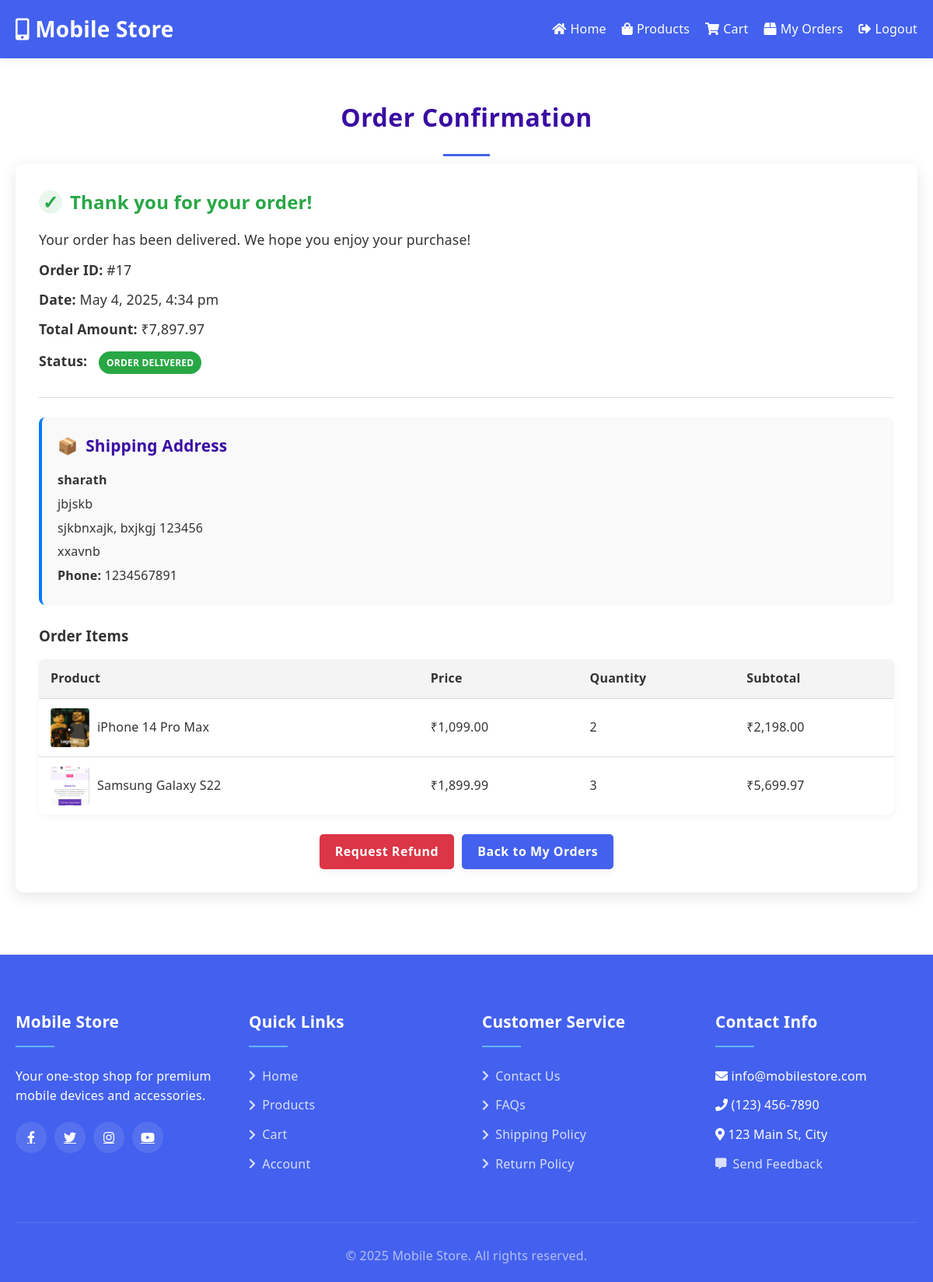
Screenshot of /thank_you.php?order_id=17 (signed in) with the database file from the repository.
### tables this page shows
CREATE TABLE `orders` (
  `id` int(11) NOT NULL,
  `user_id` int(11) DEFAULT NULL,
  `total_amount` decimal(10,2) NOT NULL,
  `status` varchar(50) DEFAULT 'pending',
  `created_at` timestamp NOT NULL DEFAULT current_timestamp(),
  `shipping_address_id` int(11) DEFAULT NULL,
  `payment_status` varchar(50) DEFAULT 'pending'
);

CREATE TABLE `shipping_addresses` (
  `id` int(11) NOT NULL,
  `user_id` int(11) NOT NULL,
  `full_name` varchar(100) NOT NULL,
  `address_line1` varchar(100) NOT NULL,
  `address_line2` varchar(100) DEFAULT NULL,
  `city` varchar(50) NOT NULL,
  `state` varchar(50) NOT NULL,
  `postal_code` varchar(20) NOT NULL,
  `country` varchar(50) NOT NULL,
  `phone` varchar(20) NOT NULL,
  `is_default` tinyint(1) DEFAULT 0
);

CREATE TABLE `order_items` (
  `id` int(11) NOT NULL,
  `order_id` int(11) DEFAULT NULL,
  `product_id` int(11) DEFAULT NULL,
  `quantity` int(11) NOT NULL,
  `price` decimal(10,2) NOT NULL
);

CREATE TABLE `products` (
  `id` int(11) NOT NULL,
  `name` varchar(255) NOT NULL,
  `description` text DEFAULT NULL,
  `price` decimal(10,2) NOT NULL,
  `image` varchar(255) DEFAULT NULL,
  `category` varchar(100) DEFAULT NULL,
  `stock` int(11) DEFAULT 0,
  `created_at` timestamp NOT NULL DEFAULT current_timestamp(),
  `featured` tinyint(1) DEFAULT 0,
  `rating` decimal(3,1) DEFAULT NULL,
  `reviews_count` int(11) DEFAULT 0,
  `storage` varchar(50) DEFAULT NULL,
  `display` varchar(100) DEFAULT NULL,
  `battery` varchar(50) DEFAULT NULL
);

### thank_you.php (the view, shortened to what this page needs)
<?php
require_once 'config.php';
$order_id = $_GET['order_id'];
$user_id = $_SESSION['user_id'];
$stmt = $conn->prepare("SELECT * FROM orders WHERE id = ? AND user_id = ?");
$stmt->bind_param("ii", $order_id, $user_id);
$stmt->execute();
$result = $stmt->get_result();
$order = $result->fetch_assoc();
$items = $conn->query("SELECT oi.*, p.name, p.image FROM order_items oi
                      JOIN products p ON oi.product_id = p.id
                      WHERE oi.order_id = $order_id");
if (isset($order['shipping_address_id'])) {
    $shipping_stmt = $conn->prepare("SELECT * FROM shipping_addresses WHERE id = ?");
    $shipping_stmt->bind_param("i", $order['shipping_address_id']);
    $shipping_stmt->execute();
    $shipping_result = $shipping_stmt->get_result();
    $shipping_address = $shipping_result->num_rows > 0 ? $shipping_result->fetch_assoc() : null;
}
$statusTypes = [
    'pending' => 'Payment Pending',
    'processing' => 'Order Processing',
    'shipped' => 'Order Shipped',
    'delivered' => 'Order Delivered',
    'completed' => 'Order Completed',
    'cancelled' => 'Order Cancelled',
    'refunded' => 'Order Refunded'
];
?>
<!DOCTYPE html>
<html lang="en">
<head>
    <link rel="stylesheet" href="css/style.css">
    <link rel="stylesheet" href="css/thank_you.css">
    <link rel="stylesheet" href="css/myorder.css">
    <link rel="stylesheet" href="https://cdnjs.cloudflare.com/ajax/libs/font-awesome/5.15.3/css/all.min.css">
</head>
<body>
    <header>
        <div class="container">
            <h1><i class="fas fa-mobile-alt"></i> Mobile Store</h1>
            <nav>
                <ul>
                    <li><a href="index.php"><i class="fas fa-home"></i> Home</a></li>
                    <li><a href="products/"><i class="fas fa-shopping-bag"></i> Products</a></li>
                    <li><a href="cart.php"><i class="fas fa-shopping-cart"></i> Cart</a></li>
                    <?php if(isset($_SESSION['user_id'])): ?>
                        <li><a href="my_orders.php"><i class="fas fa-box"></i> My Orders</a></li>
                        <li><a href="logout.php"><i class="fas fa-sign-out-alt"></i> Logout</a></li>
                    <?php else: ?>
                        <li><a href="login.php"><i class="fas fa-sign-in-alt"></i> Login</a></li>
                    <?php endif; ?>
                </ul>
            </nav>
        </div>
    </header>
    <section class="confirmation-section">
        <div class="container">
            <h2>Order Confirmation</h2>
            <div class="order-confirmation">
                <div class="order-details">
                    <h3>Thank you for your order!</h3>
                    <p>
                        <?php
                        switch($order['status']) {
                            case 'delivered':
                                echo "Your order has been delivered. We hope you enjoy your purchase!";
                                break;
                        }
                        ?>
                    </p>
                    <p><strong>Order ID:</strong> #<?php echo $order_id; ?></p>
                    <p><strong>Date:</strong> <?php echo date('F j, Y, g:i a', strtotime($order['created_at'])); ?></p>
                    <p><strong>Total Amount:</strong> ₹<?php echo number_format($order['total_amount'], 2); ?></p>
                    <p>
                        <strong>Status:</strong>
                        <span class="status-badge status-<?php echo $order['status']; ?>">
                            <?php echo isset($statusTypes[$order['status']]) ? $statusTypes[$order['status']] : ucfirst($order['status']); ?>
                        </span>
                    </p>
                </div>
                <?php if (isset($shipping_address)): ?>
                <div class="shipping-info">
                    <h3>Shipping Address</h3>
                    <p><strong><?php echo htmlspecialchars($shipping_address['full_name']); ?></strong></p>
                    <p><?php echo htmlspecialchars($shipping_address['address_line1']); ?></p>
                    <p>
                        <?php echo htmlspecialchars($shipping_address['city']); ?>,
                        <?php echo htmlspecialchars($shipping_address['state']); ?>
                        <?php echo htmlspecialchars($shipping_address['postal_code']); ?>
                    </p>
                    <p><?php echo htmlspecialchars($shipping_address['country']); ?></p>
                    <p><strong>Phone:</strong> <?php echo htmlspecialchars($shipping_address['phone']); ?></p>
                </div>
                <?php endif; ?>
                <h3>Order Items</h3>
                <table class="order-items">
                    <thead>
                        <tr>
                            <th>Product</th>
                            <th>Price</th>
                            <th>Quantity</th>
                            <th>Subtotal</th>
                        </tr>
                    </thead>
                    <tbody>
                        <?php while($item = $items->fetch_assoc()): ?>
                            <tr>
                                <td>
                                    <div class="product-info">
                                        <?php if($item['image']): ?>
                                            <img src="images/<?php echo $item['image']; ?>" alt="<?php echo $item['name']; ?>" class="product-image">
                                        <?php endif; ?>
                                        <?php echo htmlspecialchars($item['name']); ?>
                                    </div>
                                </td>
                                <td>₹<?php echo number_format($item['price'], 2); ?></td>
                                <td><?php echo $item['quantity']; ?></td>
                                <td>₹<?php echo number_format($item['price'] * $item['quantity'], 2); ?></td>
                            </tr>
                        <?php endwhile; ?>
                    </tbody>
                </table>
                <div class="action-buttons">
                    <?php if ($order['status'] !== 'cancelled' && $order['status'] !== 'refunded'): ?>
                        <a href="refund.php?order_id=<?php echo $order_id; ?>&type=refund" class="btn btn-danger">Request Refund</a>
                    <?php endif; ?>
                    <a href="my_orders.php" class="btn btn-primary">Back to My Orders</a>
                </div>
            </div>
        </div>
    </section>
    <footer>
        <div class="container">
            <div class="footer-content">
                <div class="footer-column">
                    <h3>Mobile Store</h3>
                    <p>Your one-stop shop for premium mobile devices and accessories.</p>
                    <div class="social-icons">
                        <a href="#"><i class="fab fa-facebook-f"></i></a>
                        <a href="#"><i class="fab fa-twitter"></i></a>
                        <a href="#"><i class="fab fa-instagram"></i></a>
                        <a href="#"><i class="fab fa-youtube"></i></a>
                    </div>
                </div>
                <div class="footer-column">
                    <h3>Quick Links</h3>
                    <ul>
                        <li><a href="index.php"><i class="fas fa-chevron-right"></i> Home</a></li>
                        <li><a href="products/"><i class="fas fa-chevron-right"></i> Products</a></li>
                        <li><a href="cart.php"><i class="fas fa-chevron-right"></i> Cart</a></li>
                        <li><a href="login.php"><i class="fas fa-chevron-right"></i> Account</a></li>
                    </ul>
                </div>
                <div class="footer-column">
                    <h3>Customer Service</h3>
                    <ul>
                        <li><a href="feedback.php"><i class="fas fa-chevron-right"></i> Contact Us</a></li>
                        <li><a href="#"><i class="fas fa-chevron-right"></i> FAQs</a></li>
                        <li><a href="#"><i class="fas fa-chevron-right"></i> Shipping Policy</a></li>
                        <li><a href="#"><i class="fas fa-chevron-right"></i> Return Policy</a></li>
                    </ul>
                </div>
                <div class="footer-column">
                    <h3>Contact Info</h3>
                    <ul>
                        <li><i class="fas fa-envelope"></i> info@mobilestore.com</li>
                        <li><i class="fas fa-phone"></i> (123) 456-7890</li>
                        <li><i class="fas fa-map-marker-alt"></i> 123 Main St, City</li>
                        <li><a href="feedback.php"><i class="fas fa-comment-alt"></i> Send Feedback</a></li>
                    </ul>
                </div>
            </div>
            <div class="footer-bottom">
                <p>&copy; <?php echo date('Y'); ?> Mobile Store. All rights reserved.</p>
            </div>
        </div>
    </footer>
</body>
</html>

### css/style.css (style rules this page uses)
:root { --text-color: #1a2a3a; --background: #f0f8ff; --primary: #1e88e5; --secondary: #64b5f6; --accent: #0d47a1; --text-light: #ffffff; --text-muted: #546e7a; --primary-light: #6ab7ff; --primary-dark: #005cb2; --secondary-light: #9be7ff; --secondary-dark: #2286c3; --accent-light: #5472d3; --accent-dark: #002171; --border-color: #bbdefb; --shadow-color: rgba(30, 136, 229, 0.1); --success-color: #4caf50; --error-color: #f44336; }
* { margin: 0; padding: 0; box-sizing: border-box; }
body { font-family: 'Segoe UI', Tahoma, Geneva, Verdana, sans-serif; line-height: 1.6; color: var(--text-color); background-color: var(--background); letter-spacing: 0.2px; }
.container { width: 100%; max-width: 1350px; margin: 0 auto; padding: 0 20px; }
header { background-color: var(--primary); color: var(--text-light); box-shadow: 0 4px 12px var(--shadow-color); position: sticky; top: 0; z-index: 1000; }
header .container { display: flex; justify-content: space-between; align-items: center; padding: 15px 20px; }
header h1 { font-size: 28px; font-weight: 700; color: var(--text-light); }
nav ul { display: flex; list-style: none; }
nav ul li { margin-left: 20px; }
nav ul li a { text-decoration: none; color: var(--text-light); font-weight: 500; transition: all 0.3s; position: relative; display: flex; align-items: center; }
nav ul li a i { margin-right: 5px; }
nav ul li a::after { content: ''; position: absolute; width: 0; height: 2px; bottom: -5px; left: 0; background-color: var(--secondary-light); transition: width 0.3s; }
.btn { display: inline-block; background-color: var(--secondary); color: var(--text-light); padding: 14px 28px; border-radius: 50px; text-decoration: none; font-weight: 600; transition: all 0.3s; box-shadow: 0 4px 10px var(--shadow-color); display: inline-flex; align-items: center; justify-content: center; border: none; cursor: pointer; letter-spacing: 0.5px; }
section { padding: 70px 0; }
section:nth-child(even) { background-color: var(--text-light); }
section h2 { text-align: center; font-size: 2.2rem; margin-bottom: 15px; color: var(--primary); position: relative; padding-bottom: 15px; letter-spacing: 0.5px; }
section h2::after { content: ''; position: absolute; bottom: 0; left: 50%; transform: translateX(-50%); width: 80px; height: 3px; background-color: var(--accent); }
footer { background-color: var(--primary); color: var(--text-light); padding: 70px 0 20px; }
.footer-content { display: grid; grid-template-columns: repeat(auto-fit, minmax(200px, 1fr)); gap: 40px; margin-bottom: 50px; }
.footer-column h3 { font-size: 1.3rem; margin-bottom: 25px; position: relative; padding-bottom: 15px; color: var(--text-light); }
.footer-column h3::after { content: ''; position: absolute; left: 0; bottom: 0; width: 50px; height: 2px; background-color: var(--secondary); }
.footer-column ul { list-style: none; padding: 0; }
.footer-column ul li { margin-bottom: 12px; }
.footer-column ul li a { color: rgba(255,255,255,0.8); text-decoration: none; transition: all 0.3s; display: flex; align-items: center; }
.footer-column ul li a i { margin-right: 8px; font-size: 0.9rem; }
.footer-bottom { text-align: center; padding-top: 30px; border-top: 1px solid rgba(255,255,255,0.1); color: rgba(255,255,255,0.6); }
.social-icons { display: flex; margin-top: 20px; }
.social-icons a { display: flex; align-items: center; justify-content: center; width: 40px; height: 40px; border-radius: 50%; background-color: rgba(255,255,255,0.1); color: var(--text-light); margin-right: 10px; transition: all 0.3s; }
:root { --primary: #4361ee; --primary-dark: #3a0ca3; --primary-light: #7209b7; --accent: #f72585; --accent-dark: #b5179e; --text-color: #2b2d42; --text-muted: #6c757d; --text-light: #ffffff; --background: #f8f9fa; --background-rgb: 248, 249, 250; --border-color: #dee2e6; --shadow-color: rgba(0, 0, 0, 0.05); --success-color: #38b000; --warning-color: #ffaa00; --error-color: #d90429; }
.container { animation: fadeIn 0.5s ease; }
button, .btn { padding: 12px 20px; background-color: var(--primary); color: var(--text-light); border: none; border-radius: 8px; font-size: 1rem; font-weight: 600; cursor: pointer; transition: all 0.3s ease; }

### rows the page displays
orders: created_at "May 4, 2025, 4:34 pm", total_amount "7,897.97", status "ORDER DELIVERED"
shipping_addresses: full_name "sharath", address_line1 "jbjskb", city "sjkbnxajk", state "bxjkgj", postal_code "123456", country "xxavnb", phone "1234567891"
order_items: product.image (picture), product.name "iPhone 14 Pro Max", price "1,099.00", quantity "2", $item['price'] * $item['quantity'] "2,198.00"
order_items: product.image (picture), product.name "Samsung Galaxy S22", price "1,899.99", quantity "3", $item['price'] * $item['quantity'] "5,699.97"

### other values shown
$order_id "17"
